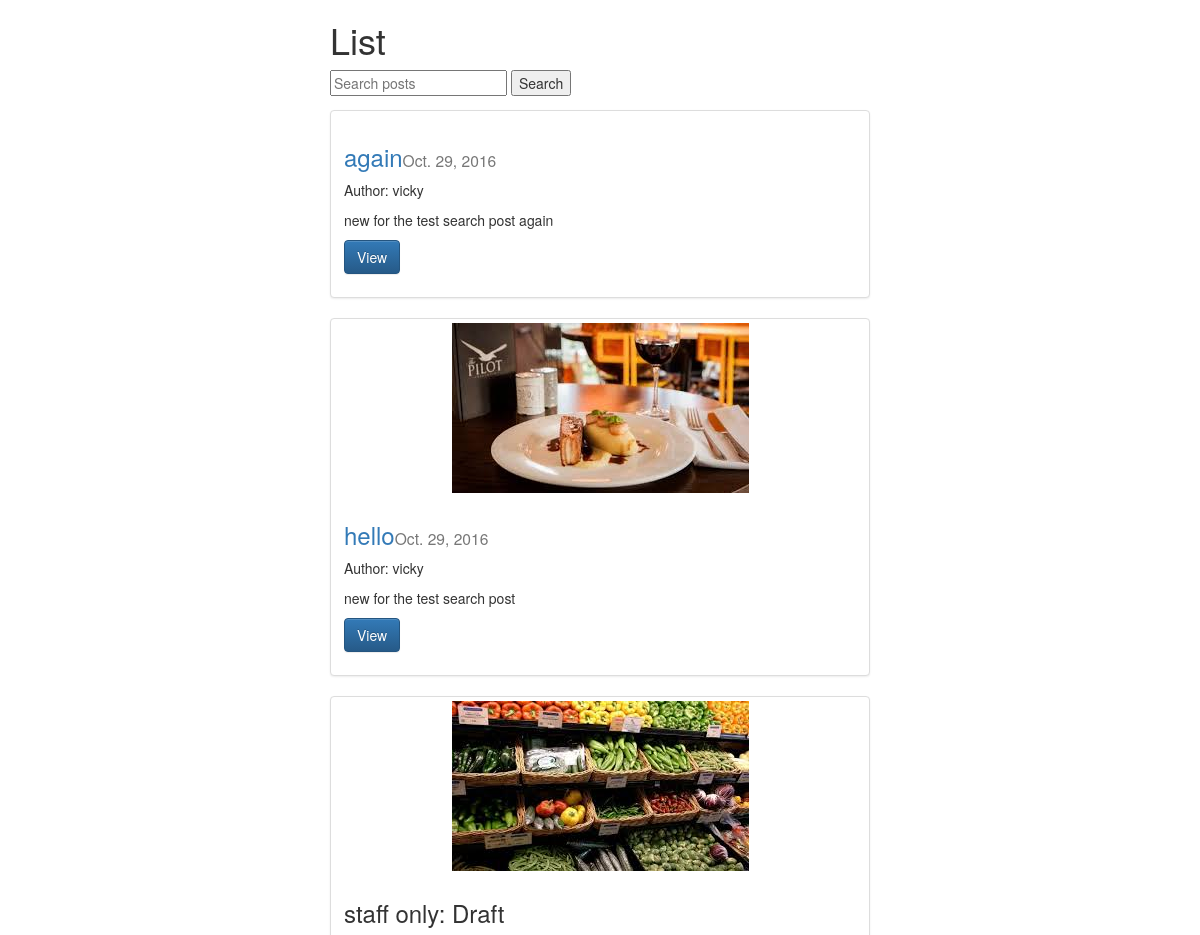
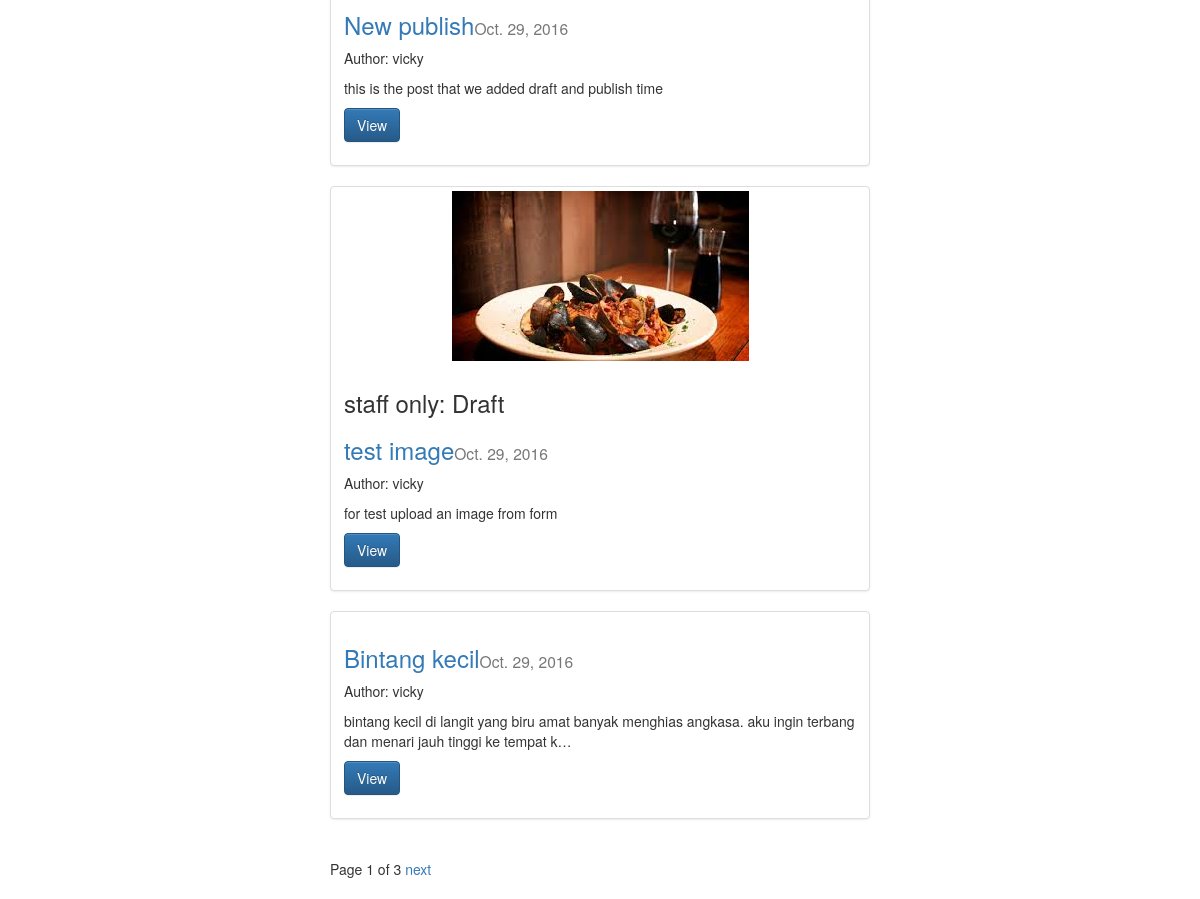
Page /blog/ (signed in) on the committed database (2 pictures, top to bottom).
### blog/models.py (models this page shows, shortened)
class Post(models.Model):
	user = models.ForeignKey(settings.AUTH_USER_MODEL, default=1)
	title = models.CharField(max_length=120)
	image = models.FileField(null=True, blank=True)
	content = models.TextField()
	draft = models.BooleanField(default=False)
	publish = models.DateField(auto_now=False, auto_now_add=False)
	updated = models.DateTimeField(auto_now=True, auto_now_add=False)
	timestamp = models.DateTimeField(auto_now=False, auto_now_add=True)
	objects = PostManager()
	class Meta:
		ordering = ["-timestamp", "-updated"]

### blog/views.py (the view)
def post_list(request):
	today = timezone.now().date()
	queryset_list = Post.objects.active()#.order_by("-timestamp")
	if request.user.is_staff or request.user.is_superuser:
		queryset_list = Post.objects.all()
	query = request.GET.get("q")
	if query:
		queryset_list = queryset_list.filter(
			Q(title__icontains=query)|
			Q(content__icontains=query)
			).distinct()
	paginator = Paginator(queryset_list, 5)
	page_request_var = "page"
	page = request.GET.get('page')
	try:
		queryset = paginator.page(page)
	except PageNotAnInteger:
		queryset = paginator.page(1)
	except EmptyPage:
		queryset = paginator.page(paginator.num_pages)
	context = {
		"object_list": queryset,
		"title": "List",
		"page_request_var": page_request_var,
		"today": today,
	}
	return render(request, "blog/post_list.html", context)

### blog/models.py (called while the page is built)
	def active(self, *args, **kwargs):
		return super(PostManager, self).filter(draft=False).filter(publish__lte=timezone.now())

### templates/blog/post_list.html (shortened to what this page needs)
{% extends "blog/base.html" %}
{% block content %}
<div class='col-sm-6 col-sm-offset-3'>
	<h1>{{ title }}</h1>
<form method='GET' action=''>
	<input type='text' name='q' placeholder='Search posts' value='{{ request.GET.q }}'/>
	<input type='submit' value='Search'/>
</form>
{% for obj in object_list %}
<div class="row">
  	<div class="col-sm-12">
		<div class="thumbnail">
			{% if obj.image %}
			<img src='{{ obj.image.url }}' class='img-responsive'/>
			{% endif %}
      		<div class="caption">
      			{% if obj.draft %}<h3>staff only:  Draft </h3>{% endif %} {% if obj.publish > today %}<h3>Future Post</h3>{% endif %}
        		<h3><a href='{% url "blog:detail" id=obj.id %}'>{{ obj.title }}</a><small>{{ obj.publish }}</small></h3>
        		<p>Author: {{ obj.user }}</p>
        		<p>{{ obj.content|linebreaks|truncatechars:120 }}</p>
        		<p><a href="{% url "blog:detail" id=obj.id %}" class="btn btn-primary" role="button">View</a></p>
      		</div>
  	  	</div>
  	</div>
</div>
{% endfor %}
<div class="pagination">
	<span class="step-links">
		<span class="current">
			Page {{ object_list.number }} of {{ object_list.paginator.num_pages }}
		</span>
		{% if object_list.has_next %}
			<a href="?{{ page_request_var }}={{ object_list.next_page_number }}{% if request.GET.q %}&q={{ request.GET.q }}{% endif %}">next</a>
		{% endif %}
	</span>
</div>
</div>
{% endblock content %}

### rows in the picture
Post: title "again", publish "Oct. 29, 2016", user "vicky", content "new for the test search post again"
Post: image (picture), title "hello", publish "Oct. 29, 2016", user "vicky", content "new for the test search post"
Post: image (picture), draft "staff only: Draft", title "New publish", publish "Oct. 29, 2016", user "vicky", content "this is the post that we added draft and publish time"
Post: image (picture), draft "staff only: Draft", title "test image", publish "Oct. 29, 2016", user "vicky", content "for test upload an image from form"
Post: title "Bintang kecil", publish "Oct. 29, 2016", user "vicky", content "bintang kecil di langit yang biru amat banyak menghias angkasa. aku ingin terbang dan menari jauh tinggi ke tempat k…"

### other values in the picture
{{ title }} "List"
{{ object_list.number }} "1"
{{ object_list.paginator.num_pages }} "3"
